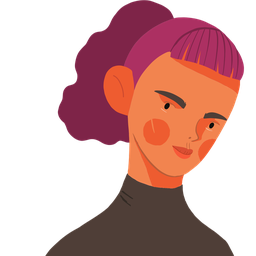
#> input picture assets/img/cast/caro.png, 256 x 256 px, given in place of hero.jpg, which was not available
$ python make_assets.py ../assets/img/cast/caro.png
#> lines starting #> are read from the running program, lines starting #| are printed output that depends on the picture; pictures that were not available may be replaced by others from this repository, and a replacement may not be noted
#!/usr/bin/env python3
"""Build the site's photos and wordmarks from the app's artwork (icon and favicons: tools/sync_from_app.py).

Usage:
    python3 tools/make_assets.py SOURCE_DIR

SOURCE_DIR holds the original files, named as in the app's asset catalog:
    hero.jpg                         the Obelisco photo from the retired Astro site
    LectureFMAnchorMate.jpg, ...     @3x images from Assets.xcassets/Images/<name>.imageset
    light-logo.svg, dark-logo.svg    Assets.xcassets/LaunchScreenLogo.imageset

Needs Pillow (python3 -m pip install pillow). Output goes to assets/img/ and favicons/.
"""
import os
import shutil
import sys

from PIL import Image

ROOT = os.path.dirname(os.path.dirname(os.path.abspath(__file__)))
IMG = os.path.join(ROOT, "assets", "img")
FAV = os.path.join(ROOT, "favicons")

# Photos used on the landing page: source name -> published name.
PHOTOS = {
    "LectureFMAnchorMate.jpg": "mate.jpg",
    "LectureAEAnchorAsado.jpg": "asado.jpg",
    "LectureFMAnchorKiosco.jpg": "kiosco.jpg",
    "LectureTZAnchorTaxi.jpg": "taxi.jpg",
}


def save_jpeg(im, path, quality=78):
    im.convert("RGB").save(path, "JPEG", quality=quality, optimize=True, progressive=True)


def main():
    if len(sys.argv) != 2:
        sys.exit(__doc__)
    src = os.path.abspath(sys.argv[1])
    os.makedirs(IMG, exist_ok=True)
    os.makedirs(FAV, exist_ok=True)

    hero = Image.open(os.path.join(src, "hero.jpg"))
#> hero is the input picture: PIL image 256x256 RGBA; mean R, G, B, A 79.2, 36.8, 34.3, 121.7
    hero.thumbnail((1600, 1600))
    save_jpeg(hero, os.path.join(IMG, "hero-obelisco.jpg"), quality=80)
#> in save_jpeg, `im.convert("RGB").save(path, "JPEG", quality=quality, optimize=True, p..`:
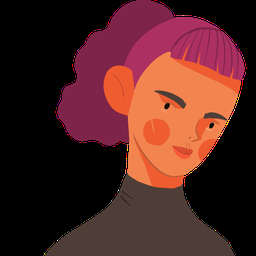
#> saved as hero-obelisco.jpg: PIL image 256x256 RGB; mean R, G, B 79.2, 36.8, 34.3

    for name, out in PHOTOS.items():
        im = Image.open(os.path.join(src, name))
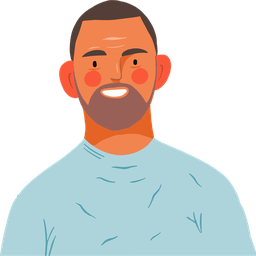
#> input picture assets/img/cast/lucho.png, 256 x 256 px, given in place of LectureFMAnchorMate.jpg, which was not available
#> im is the input picture: PIL image 256x256 RGBA; mean R, G, B, A 99.3, 95.3, 90.9, 134.3
        im.thumbnail((1600, 1600))
        save_jpeg(im, os.path.join(IMG, out))
#> call 2 of save_jpeg, with path = 'assets/img/mate.jpg', quality = 78
#> in save_jpeg (call 2), `im.convert("RGB").save(path, "JPEG", quality=quality, optimize=True, p..`:
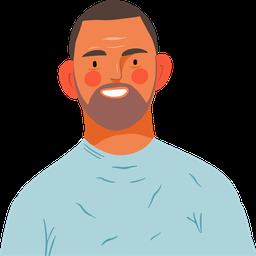
#> saved as mate.jpg: PIL image 256x256 RGB; mean R, G, B 99.3, 95.3, 90.9

    for name, out in (("light-logo.svg", "wordmark-light.svg"), ("dark-logo.svg", "wordmark-dark.svg")):
        shutil.copyfile(os.path.join(src, name), os.path.join(IMG, out))

    # The icon, favicons and share image now come from tools/sync_from_app.py (current AppIcon.icon).
    print("done")


if __name__ == "__main__":
#> (the run stopped early here; a loop or call above may not have finished)
